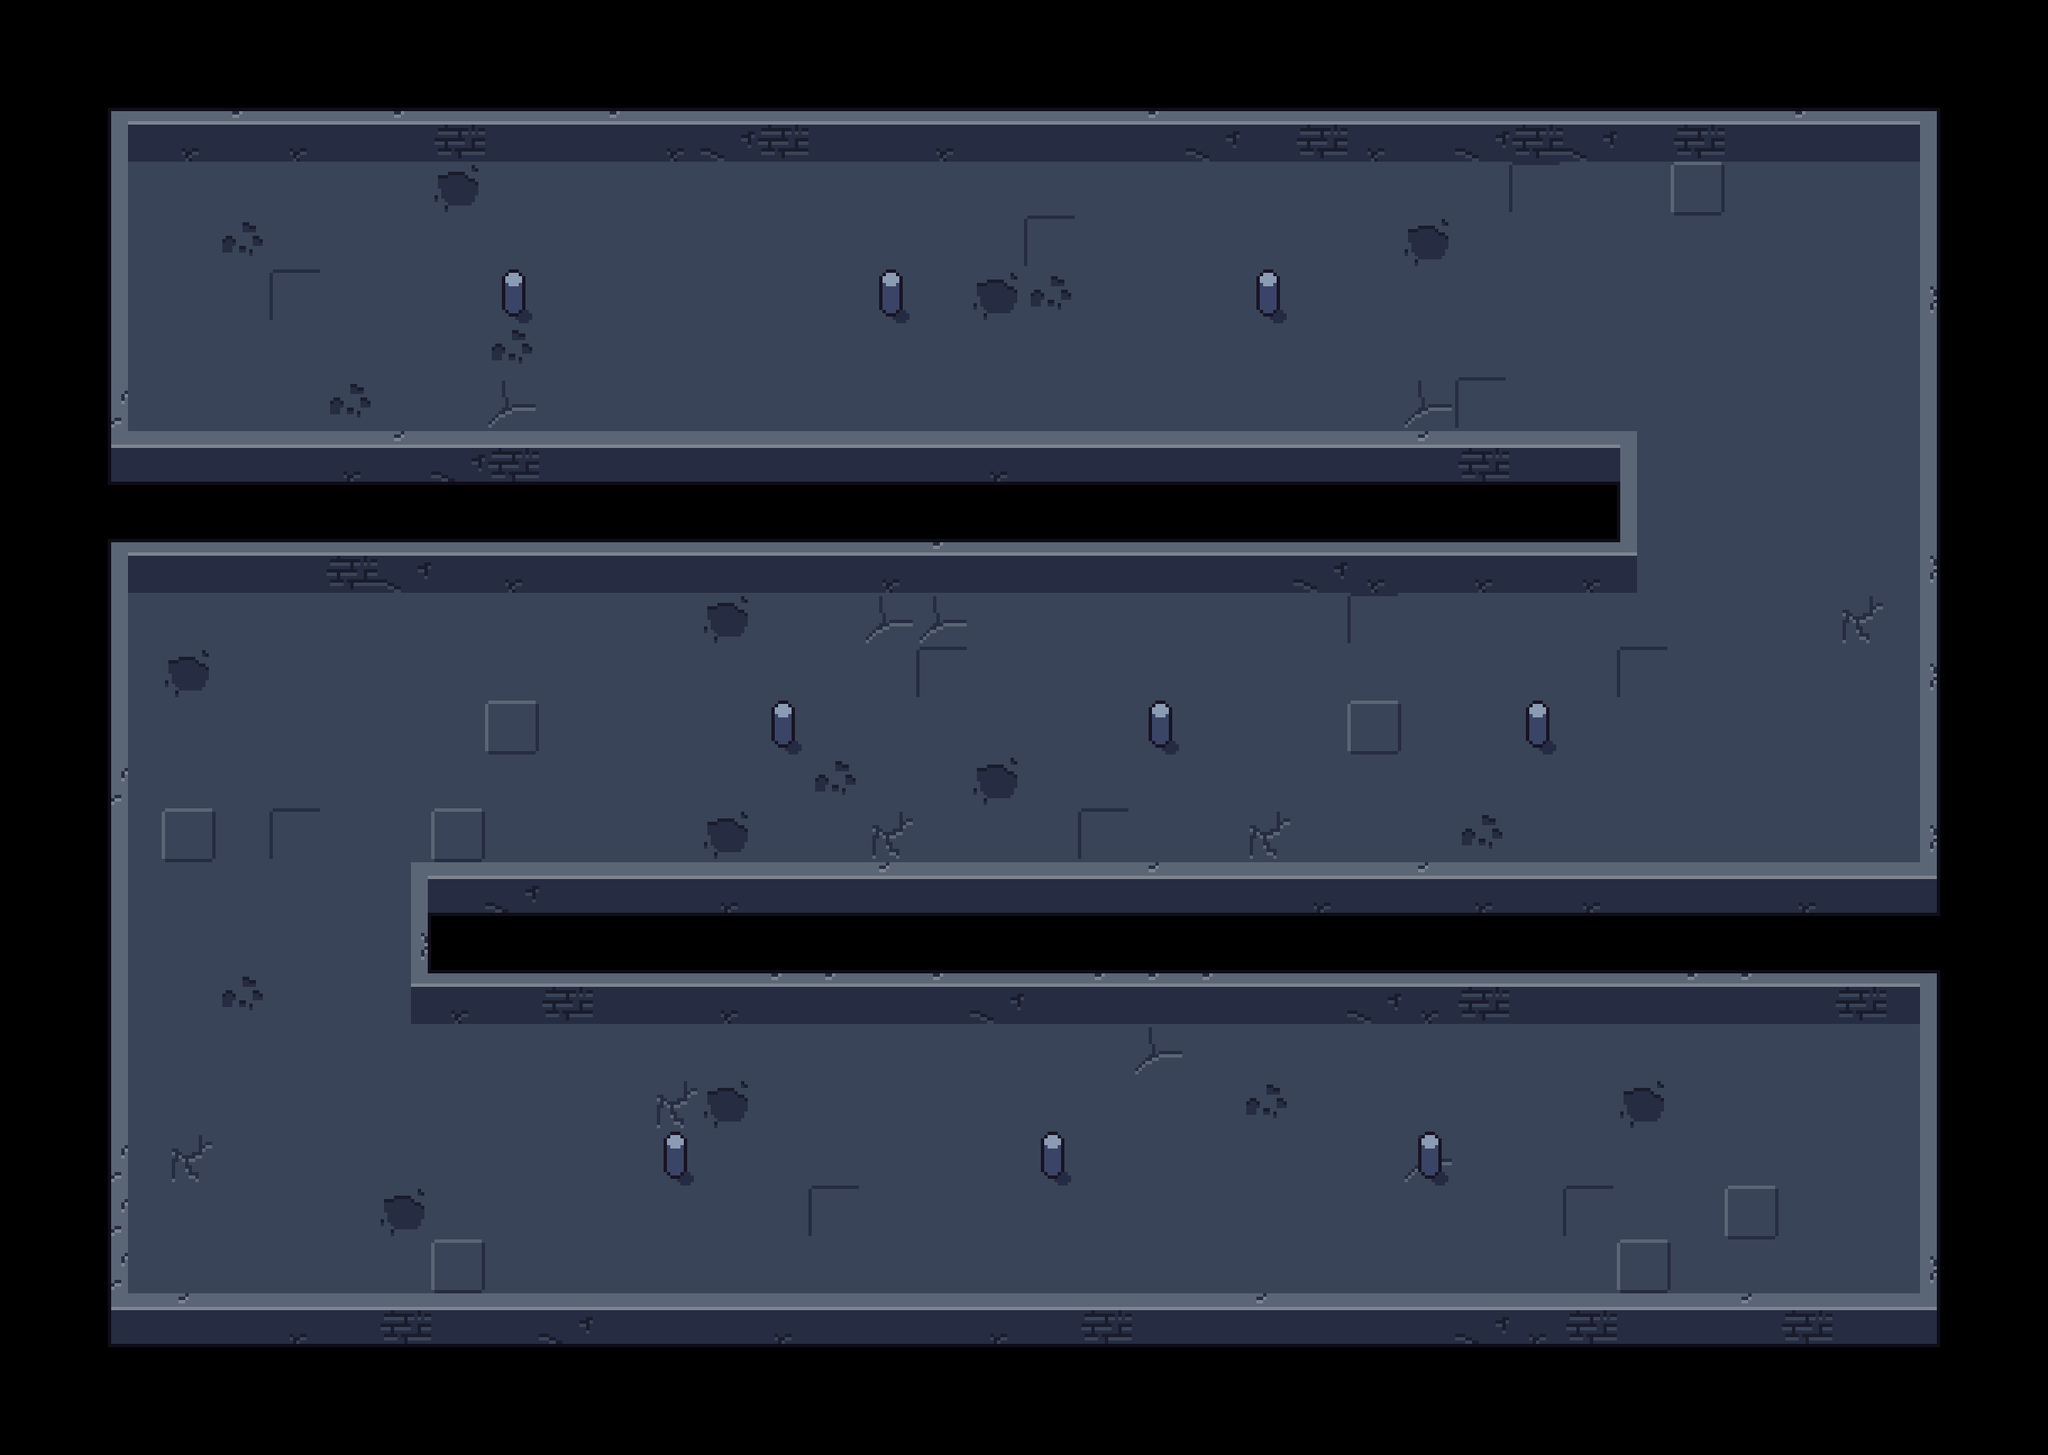

This is a level from a 2D game, rendered from its Tiled map with the project's own tilesets. A one-line summary and the map file follow, with tile-layer data summarised:
An orthogonal 38x27 tile map with 64x64 px tiles, 3 tile layers (Background, Walls, Decoration 1) and 33 objects.

<map version="1.10" tiledversion="1.12.2" orientation="orthogonal" renderorder="right-down" width="38" height="27" tilewidth="64" tileheight="64" infinite="0" nextlayerid="6" nextobjectid="70">
 <tileset firstgid="1" source="../Tilesets/Test.tsx" />
 <layer id="1" name="Background" width="38" height="27">
  <data>[1026 cells, 504 non-empty, 7 distinct tile ids]</data>
 </layer>
 <layer id="4" name="Walls" width="38" height="27">
  <data>[1026 cells, 222 non-empty, 24 distinct tile ids]</data>
 </layer>
 <layer id="2" name="Decoration 1" width="38" height="27">
  <data>[1026 cells, 9 non-empty, 1 distinct tile ids]</data>
 </layer>
 <objectgroup id="3" name="Collisions" visible="0">
  <object id="1" x="128" y="128" width="2176" height="64">
   <properties>
    <property name="Seeable" type="bool" value="false" />
   </properties>
  </object>
  <object id="2" x="128" y="192" width="24" height="320">
   <properties>
    <property name="Seeable" type="bool" value="false" />
   </properties>
  </object>
  <object id="3" x="2280" y="192" width="24" height="832">
   <properties>
    <property name="Seeable" type="bool" value="false" />
   </properties>
  </object>
  <object id="4" x="128" y="512" width="1792" height="64">
   <properties>
    <property name="Seeable" type="bool" value="false" />
   </properties>
  </object>
  <object id="5" x="1920" y="512" width="24" height="192">
   <properties>
    <property name="Seeable" type="bool" value="false" />
   </properties>
  </object>
  <object id="6" x="128" y="640" width="1792" height="64">
   <properties>
    <property name="Seeable" type="bool" value="false" />
   </properties>
  </object>
  <object id="7" x="128" y="704" width="24" height="832">
   <properties>
    <property name="Seeable" type="bool" value="false" />
   </properties>
  </object>
  <object id="8" x="488" y="1024" width="24" height="192">
   <properties>
    <property name="Seeable" type="bool" value="false" />
   </properties>
  </object>
  <object id="9" x="512" y="1024" width="1792" height="64">
   <properties>
    <property name="Seeable" type="bool" value="false" />
   </properties>
  </object>
  <object id="10" x="512" y="1152" width="1792" height="64">
   <properties>
    <property name="Seeable" type="bool" value="false" />
   </properties>
  </object>
  <object id="11" x="2280" y="1216" width="24" height="320">
   <properties>
    <property name="Seeable" type="bool" value="false" />
   </properties>
  </object>
  <object id="12" x="128" y="1536" width="2176" height="64">
   <properties>
    <property name="Seeable" type="bool" value="false" />
   </properties>
  </object>
  <object id="13" x="596" y="344" width="28" height="36">
   <properties>
    <property name="Seeable" type="bool" value="false" />
   </properties>
  </object>
  <object id="14" x="1044" y="344" width="28" height="36">
   <properties>
    <property name="Seeable" type="bool" value="false" />
   </properties>
  </object>
  <object id="15" x="1492" y="344" width="28" height="36">
   <properties>
    <property name="Seeable" type="bool" value="false" />
   </properties>
  </object>
  <object id="16" x="1812" y="856" width="28" height="36">
   <properties>
    <property name="Seeable" type="bool" value="false" />
   </properties>
  </object>
  <object id="17" x="1364" y="856" width="28" height="36">
   <properties>
    <property name="Seeable" type="bool" value="false" />
   </properties>
  </object>
  <object id="18" x="916" y="856" width="28" height="36">
   <properties>
    <property name="Seeable" type="bool" value="false" />
   </properties>
  </object>
  <object id="19" x="788" y="1368" width="28" height="36">
   <properties>
    <property name="Seeable" type="bool" value="false" />
   </properties>
  </object>
  <object id="20" x="1236" y="1368" width="28" height="36">
   <properties>
    <property name="Seeable" type="bool" value="false" />
   </properties>
  </object>
  <object id="21" x="1684" y="1368" width="28" height="36">
   <properties>
    <property name="Seeable" type="bool" value="false" />
   </properties>
  </object>
 </objectgroup>
 <objectgroup id="5" name="LineOfSight">
  <properties>
   <property name="Seeable" type="bool" value="true" />
  </properties>
  <object id="22" x="152" y="192" width="2128" height="1">
   <properties>
    <property name="Seeable" type="bool" value="false" />
   </properties>
  </object>
  <object id="23" x="152" y="192" height="320" width="1">
   <properties>
    <property name="Seeable" type="bool" value="false" />
   </properties>
  </object>
  <object id="24" x="2280" y="192" height="832" width="1">
   <properties>
    <property name="Seeable" type="bool" value="false" />
   </properties>
  </object>
  <object id="25" x="152" y="512" width="1792" height="1">
   <properties>
    <property name="Seeable" type="bool" value="false" />
   </properties>
  </object>
  <object id="26" x="1944" y="512" height="192" width="1">
   <properties>
    <property name="Seeable" type="bool" value="false" />
   </properties>
  </object>
  <object id="27" x="152" y="704" width="1792" height="1">
   <properties>
    <property name="Seeable" type="bool" value="false" />
   </properties>
  </object>
  <object id="28" x="152" y="704" height="832" width="1">
   <properties>
    <property name="Seeable" type="bool" value="false" />
   </properties>
  </object>
  <object id="29" x="488" y="1024" height="192" width="1">
   <properties>
    <property name="Seeable" type="bool" value="false" />
   </properties>
  </object>
  <object id="30" x="488" y="1024" width="1792" height="1">
   <properties>
    <property name="Seeable" type="bool" value="false" />
   </properties>
  </object>
  <object id="31" x="488" y="1216" width="1792" height="1">
   <properties>
    <property name="Seeable" type="bool" value="false" />
   </properties>
  </object>
  <object id="32" x="2280" y="1216" height="320" width="1">
   <properties>
    <property name="Seeable" type="bool" value="false" />
   </properties>
  </object>
  <object id="33" x="152" y="1536" width="2128" height="1">
   <properties>
    <property name="Seeable" type="bool" value="false" />
   </properties>
  </object>
 </objectgroup>
</map>
